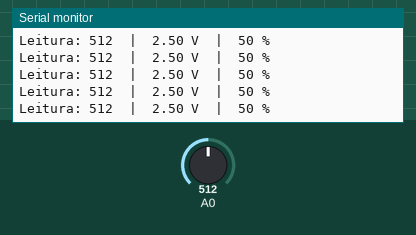
Bench run of a sketch on a simulated Arduino Uno, built with avr-gcc and run on an emulated ATmega328P. On the bench: the last lines printed to the serial monitor. The inputs (shaded band) are chosen by the test bench; at power-on: A0 = 512.

Above: at 1.2 s.
1.3 s: A0 set to 716
At 1.56 s:
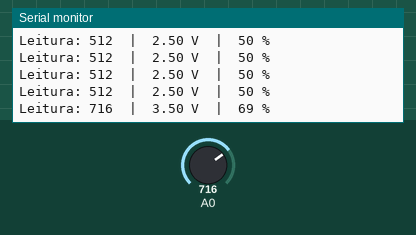
2.8 s: A0 set to 900
At 2.97 s:
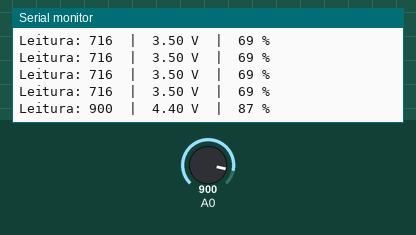
Timing chart, 0 to 5.8 s (numbered marks = the images above; inputs shaded):
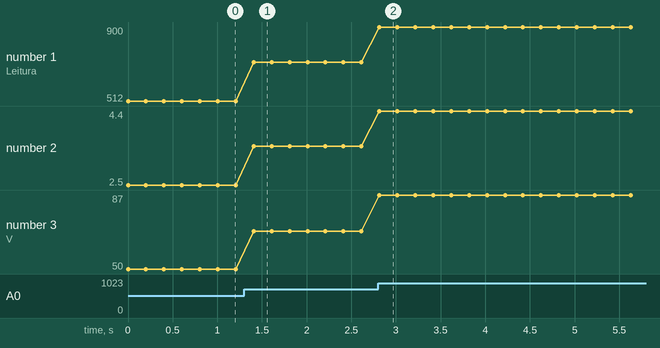

Measured:
- after the input at 1.3 s, the serial monitor: prints a new line after 0.11 s (image 1)
- after the input at 2.8 s, the serial monitor: prints a new line at once (image 2)
- plotted number 1: 512 → 716 after the input at 1.3 s, 716 → 900 after the input at 2.8 s
- plotted number 2: 2.5 → 3.5 after the input at 1.3 s, 3.5 → 4.4 after the input at 2.8 s
- plotted number 3: 50 → 69 after the input at 1.3 s, 69 → 87 after the input at 2.8 s

The sketch:

ex_potenciometro_leitura.ino
```cpp
/*
  Oficina de Robótica SELFÍS — Componente: Potenciômetro
  Exemplo: ler a posição do potenciômetro no Monitor Serial.
  Ligações: 5V -> pino 1 | A0 -> pino 2 (meio) | GND -> pino 3
*/

void setup() {
  Serial.begin(9600);
}

void loop() {
  int leitura = analogRead(A0);                    // 0 a 1023
  float tensao = leitura * (5.0 / 1023.0);         // 0 a 5 V
  int porcento = map(leitura, 0, 1023, 0, 100);    // 0 a 100 %

  Serial.print("Leitura: ");
  Serial.print(leitura);
  Serial.print("  |  ");
  Serial.print(tensao, 2);
  Serial.print(" V  |  ");
  Serial.print(porcento);
  Serial.println(" %");

  delay(200);
}
```
